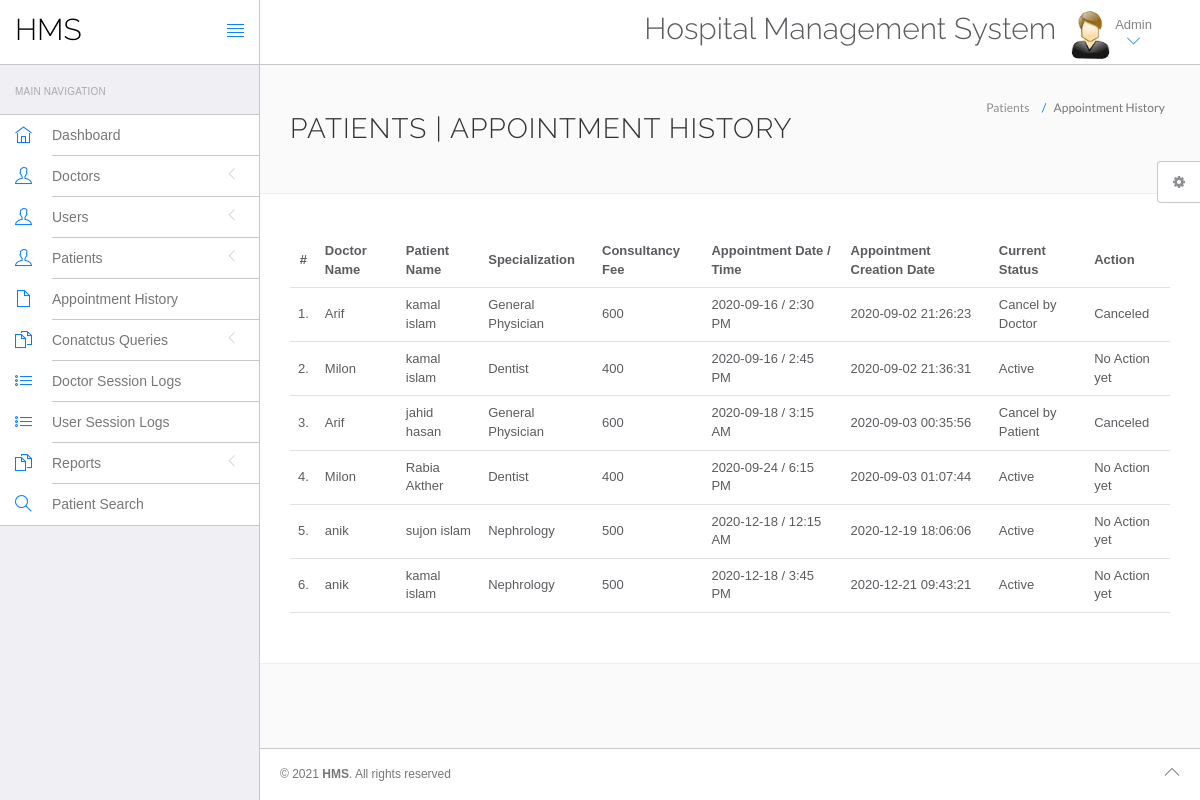
The page /hospital/hms/admin/appointment-history.php (signed in) on the database its author committed.
### tables this page shows
CREATE TABLE `appointment` (
  `id` int(11) NOT NULL,
  `doctorSpecialization` varchar(255) DEFAULT NULL,
  `doctorId` int(11) DEFAULT NULL,
  `userId` int(11) DEFAULT NULL,
  `consultancyFees` int(11) DEFAULT NULL,
  `appointmentDate` varchar(255) DEFAULT NULL,
  `appointmentTime` varchar(255) DEFAULT NULL,
  `postingDate` timestamp NULL DEFAULT current_timestamp(),
  `userStatus` int(11) DEFAULT NULL,
  `doctorStatus` int(11) DEFAULT NULL,
  `updationDate` timestamp NULL DEFAULT NULL ON UPDATE current_timestamp()
);

CREATE TABLE `doctors` (
  `id` int(11) NOT NULL,
  `specilization` varchar(255) DEFAULT NULL,
  `doctorName` varchar(255) DEFAULT NULL,
  `address` longtext DEFAULT NULL,
  `docFees` varchar(255) DEFAULT NULL,
  `contactno` bigint(11) DEFAULT NULL,
  `docEmail` varchar(255) DEFAULT NULL,
  `password` varchar(255) DEFAULT NULL,
  `creationDate` timestamp NULL DEFAULT current_timestamp(),
  `updationDate` timestamp NULL DEFAULT NULL ON UPDATE current_timestamp()
);

CREATE TABLE `users` (
  `id` int(11) NOT NULL,
  `fullName` varchar(255) DEFAULT NULL,
  `address` longtext DEFAULT NULL,
  `city` varchar(255) DEFAULT NULL,
  `gender` varchar(255) DEFAULT NULL,
  `email` varchar(255) DEFAULT NULL,
  `password` varchar(255) DEFAULT NULL,
  `regDate` timestamp NULL DEFAULT current_timestamp(),
  `updationDate` timestamp NULL DEFAULT NULL ON UPDATE current_timestamp()
);

### hospital/hms/admin/appointment-history.php (the view, shortened to what this page needs)
<?php
include('include/config.php');
?>
<!DOCTYPE html>
<html lang="en">
	<head>
		<link rel="stylesheet" href="vendor/bootstrap/css/bootstrap.min.css">
		<link rel="stylesheet" href="vendor/fontawesome/css/font-awesome.min.css">
		<link rel="stylesheet" href="vendor/themify-icons/themify-icons.min.css">
		<link href="vendor/animate.css/animate.min.css" rel="stylesheet" media="screen">
		<link href="vendor/perfect-scrollbar/perfect-scrollbar.min.css" rel="stylesheet" media="screen">
		<link href="vendor/switchery/switchery.min.css" rel="stylesheet" media="screen">
		<link href="vendor/bootstrap-touchspin/jquery.bootstrap-touchspin.min.css" rel="stylesheet" media="screen">
		<link href="vendor/select2/select2.min.css" rel="stylesheet" media="screen">
		<link href="vendor/bootstrap-datepicker/bootstrap-datepicker3.standalone.min.css" rel="stylesheet" media="screen">
		<link href="vendor/bootstrap-timepicker/bootstrap-timepicker.min.css" rel="stylesheet" media="screen">
		<link rel="stylesheet" href="assets/css/styles.css">
		<link rel="stylesheet" href="assets/css/plugins.css">
		<link rel="stylesheet" href="assets/css/themes/theme-1.css" id="skin_color" />
	</head>
	<body>
		<div id="app">
<?php include('include/sidebar.php');?>
			<div class="app-content">
					<?php include('include/header.php');?>
				<div class="main-content" >
					<div class="wrap-content container" id="container">
						<section id="page-title">
							<div class="row">
								<div class="col-sm-8">
									<h1 class="mainTitle">Patients  | Appointment History</h1>
																	</div>
								<ol class="breadcrumb">
									<li>
										<span>Patients </span>
									</li>
									<li class="active">
										<span>Appointment History</span>
									</li>
								</ol>
							</div>
						</section>
						<div class="container-fluid container-fullw bg-white">
									<div class="row">
								<div class="col-md-12">
									<table class="table table-hover" id="sample-table-1">
										<thead>
											<tr>
												<th class="center">#</th>
												<th class="hidden-xs">Doctor Name</th>
												<th>Patient Name</th>
												<th>Specialization</th>
												<th>Consultancy Fee</th>
												<th>Appointment Date / Time </th>
												<th>Appointment Creation Date  </th>
												<th>Current Status</th>
												<th>Action</th>
											</tr>
										</thead>
										<tbody>
<?php
$sql=mysqli_query($con,"select doctors.doctorName as docname,users.fullName as pname,appointment.*  from appointment join doctors on doctors.id=appointment.doctorId join users on users.id=appointment.userId ");
$cnt=1;
while($row=mysqli_fetch_array($sql))
{
?>
											<tr>
												<td class="center"><?php echo $cnt;?>.</td>
												<td class="hidden-xs"><?php echo $row['docname'];?></td>
												<td class="hidden-xs"><?php echo $row['pname'];?></td>
												<td><?php echo $row['doctorSpecialization'];?></td>
												<td><?php echo $row['consultancyFees'];?></td>
												<td><?php echo $row['appointmentDate'];?> / <?php echo
												 $row['appointmentTime'];?>
												</td>
												<td><?php echo $row['postingDate'];?></td>
												<td>
<?php if(($row['userStatus']==1) && ($row['doctorStatus']==1))
{
	echo "Active";
}
if(($row['userStatus']==0) && ($row['doctorStatus']==1))
{
	echo "Cancel by Patient";
}
if(($row['userStatus']==1) && ($row['doctorStatus']==0))
{
	echo "Cancel by Doctor";
}
												?></td>
												<td >
												<div class="visible-md visible-lg hidden-sm hidden-xs">
							<?php if(($row['userStatus']==1) && ($row['doctorStatus']==1))
{
echo "No Action yet";
	 } else {
		echo "Canceled";
		} ?>
												</div>
												</td>
											</tr>
											<?php
$cnt=$cnt+1;
											 }?>
										</tbody>
									</table>
								</div>
							</div>
								</div>
					</div>
				</div>
			</div>
	<?php include('include/footer.php');?>
	<?php include('include/setting.php');?>
		</div>
	</body>
</html>

### hospital/hms/admin/include/sidebar.php (shortened to what this page needs)
<div class="sidebar app-aside" id="sidebar">
				<div class="sidebar-container perfect-scrollbar">
<nav>
						<div class="navbar-title">
							<span>Main Navigation</span>
						</div>
						<ul class="main-navigation-menu">
							<li>
								<a href="dashboard.php">
									<div class="item-content">
										<div class="item-media">
											<i class="ti-home"></i>
										</div>
										<div class="item-inner">
											<span class="title"> Dashboard </span>
										</div>
									</div>
								</a>
							</li>
							<li>
								<a href="javascript:void(0)">
									<div class="item-content">
										<div class="item-media">
											<i class="ti-user"></i>
										</div>
										<div class="item-inner">
											<span class="title"> Doctors </span><i class="icon-arrow"></i>
										</div>
									</div>
								</a>
								</li>
				<li>
								<a href="javascript:void(0)">
									<div class="item-content">
										<div class="item-media">
											<i class="ti-user"></i>
										</div>
										<div class="item-inner">
											<span class="title"> Users </span><i class="icon-arrow"></i>
										</div>
									</div>
								</a>
								</li>
								<li>
								<a href="javascript:void(0)">
									<div class="item-content">
										<div class="item-media">
											<i class="ti-user"></i>
										</div>
										<div class="item-inner">
											<span class="title"> Patients </span><i class="icon-arrow"></i>
										</div>
									</div>
								</a>
								</li>
<li>
								<a href="appointment-history.php">
									<div class="item-content">
										<div class="item-media">
											<i class="ti-file"></i>
										</div>
										<div class="item-inner">
											<span class="title"> Appointment History </span>
										</div>
									</div>
								</a>
							</li>
				<li>
								<a href="javascript:void(0)">
									<div class="item-content">
										<div class="item-media">
											<i class="ti-files"></i>
										</div>
										<div class="item-inner">
											<span class="title"> Conatctus Queries </span><i class="icon-arrow"></i>
										</div>
									</div>
								</a>
								</li>
	<li>
								<a href="doctor-logs.php">
									<div class="item-content">
										<div class="item-media">
											<i class="ti-list"></i>
										</div>
										<div class="item-inner">
											<span class="title"> Doctor Session Logs </span>
										</div>
									</div>
								</a>
							</li>
							<li>
								<a href="user-logs.php">
									<div class="item-content">
										<div class="item-media">
											<i class="ti-list"></i>
										</div>
										<div class="item-inner">
											<span class="title"> User Session Logs </span>
										</div>
									</div>
								</a>
							</li>
				<li>
								<a href="javascript:void(0)">
									<div class="item-content">
										<div class="item-media">
											<i class="ti-files"></i>
										</div>
										<div class="item-inner">
											<span class="title"> Reports </span><i class="icon-arrow"></i>
										</div>
									</div>
								</a>
								<li>
								<a href="patient-search.php">
									<div class="item-content">
										<div class="item-media">
											<i class="ti-search"></i>
										</div>
										<div class="item-inner">
											<span class="title"> Patient Search </span>
										</div>
									</div>
								</a>
							</li>
								</li>
						</ul>
					</nav>
					</div>
			</div>

### hospital/hms/admin/include/header.php (shortened to what this page needs)
<header class="navbar navbar-default navbar-static-top">
					<div class="navbar-header">
						<a class="navbar-brand" href="#">
							<h2 style="padding-top:20%; color:#000 ">HMS</h2>
						</a>
						<a href="#" class="sidebar-toggler pull-right visible-md visible-lg" data-toggle-class="app-sidebar-closed" data-toggle-target="#app">
							<i class="ti-align-justify"></i>
						</a>
					</div>
					<div class="navbar-collapse collapse">
						<ul class="nav navbar-right">
								<li  style="padding-top:2% ">
								<h2>Hospital Management System</h2>
							</li>
							<li class="dropdown current-user">
								<a href class="dropdown-toggle" data-toggle="dropdown">
									<img src="assets/images/images.jpg" > <span class="username">
			Admin
									<i class="ti-angle-down"></i></i></span>
								</a>
							</li>
						</ul>
					</div>
				</header>

### hospital/hms/admin/include/footer.php
<footer>
				<div class="footer-inner">
					<div class="pull-left">
						&copy; <span class="current-year"></span><span class="text-bold text-uppercase"> HMS</span>. <span>All rights reserved</span>
					</div>
					<div class="pull-right">
						<span class="go-top"><i class="ti-angle-up"></i></span>
					</div>
				</div>
			</footer>

### hospital/hms/admin/include/setting.php (shortened to what this page needs)
<div class="settings panel panel-default hidden-xs hidden-sm" id="settings">
				<button ct-toggle="toggle" data-toggle-class="active" data-toggle-target="#settings" class="btn btn-default">
					<i class="fa fa-spin fa-gear"></i>
				</button>
			</div>

### hospital/hms/admin/assets/css/plugins.css (style rules this page uses)
.perfect-scrollbar { overflow-y: hidden !important; }

### hospital/hms/admin/assets/css/themes/theme-1.css (style rules this page uses)
body { background: #FAFAFA; }
header .navbar-header { background: #ffffff !important; border-right-color: #c8c7cc !important; border-bottom-color: #c8c7cc !important; }
header .navbar-header .sidebar-toggler, header .navbar-header .sidebar-mobile-toggler { color: #007aff !important; }
header .navbar-header .navbar-brand { color: #777 !important; }
header .navbar-collapse { background: #ffffff !important; border-bottom-color: #c8c7cc !important; box-shadow: none !important; }
header .navbar-collapse .navbar-right > li > a { color: #777; }
header .navbar-collapse .navbar-right > li > a i { color: #007aff !important; }
#sidebar { background: #EFEFF4 !important; }
#sidebar:before { border-right-width: "1px" !important; border-right-style: solid; border-right-color: #c8c7cc !important; }
#sidebar nav { border-right-width: "1px" !important; border-right-style: solid; border-right-color: #c8c7cc !important; }
#sidebar nav .navbar-title { color: #aaaaaa; }
#sidebar nav > ul { background: #ffffff !important; border-bottom-color: #c8c7cc !important; border-top-color: #c8c7cc !important; }
#sidebar nav > ul > li > a .item-media > i { color: #007aff !important; }
#sidebar nav > ul > li > a .item-inner { color: #777 !important; border-bottom-color: #c8c7cc; }
#app > footer { background: #ffffff !important; border-top-color: #c8c7cc !important; color: #777; }

### rows shown on the page
appointment: doctorId.doctorName "Arif", userId.fullName "kamal islam", doctorSpecialization "General Physician", consultancyFees "600", appointmentDate "2020-09-16", appointmentTime "2:30 PM", postingDate "2020-09-02 21:26:23", userStatus "Cancel by Doctor"
appointment: doctorId.doctorName "Milon", userId.fullName "kamal islam", doctorSpecialization "Dentist", consultancyFees "400", appointmentDate "2020-09-16", appointmentTime "2:45 PM", postingDate "2020-09-02 21:36:31", userStatus "Active"
appointment: doctorId.doctorName "Arif", userId.fullName "jahid hasan", doctorSpecialization "General Physician", consultancyFees "600", appointmentDate "2020-09-18", appointmentTime "3:15 AM", postingDate "2020-09-03 00:35:56", userStatus "Cancel by Patient"
appointment: doctorId.doctorName "Milon", userId.fullName "Rabia Akther", doctorSpecialization "Dentist", consultancyFees "400", appointmentDate "2020-09-24", appointmentTime "6:15 PM", postingDate "2020-09-03 01:07:44", userStatus "Active"
appointment: doctorId.doctorName "anik", userId.fullName "sujon islam", doctorSpecialization "Nephrology", consultancyFees "500", appointmentDate "2020-12-18", appointmentTime "12:15 AM", postingDate "2020-12-19 18:06:06", userStatus "Active"
appointment: doctorId.doctorName "anik", userId.fullName "kamal islam", doctorSpecialization "Nephrology", consultancyFees "500", appointmentDate "2020-12-18", appointmentTime "3:45 PM", postingDate "2020-12-21 09:43:21", userStatus "Active"
